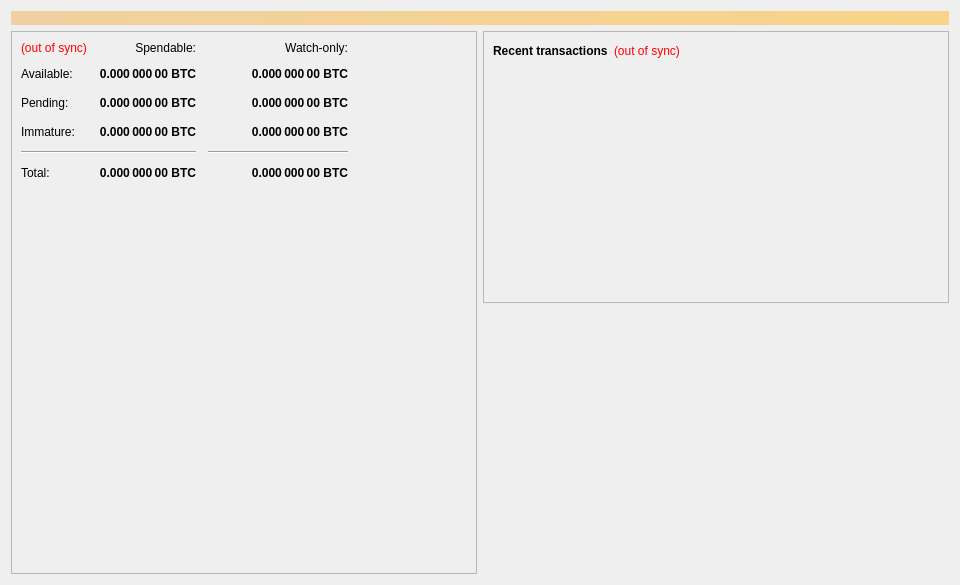
<?xml version="1.0" encoding="UTF-8"?>
<ui version="4.0">
 <class>OverviewPage</class>
 <widget class="QWidget" name="OverviewPage">
  <property name="geometry">
   <rect>
    <x>0</x>
    <y>0</y>
    <width>960</width>
    <height>585</height>
   </rect>
  </property>
  <property name="minimumSize">
   <size>
    <width>960</width>
    <height>0</height>
   </size>
  </property>
  <property name="windowTitle">
   <string>Form</string>
  </property>
  <layout class="QVBoxLayout" name="topLayout">
   <item>
    <widget class="QLabel" name="labelAlerts">
     <property name="visible">
      <bool>false</bool>
     </property>
     <property name="styleSheet">
      <string notr="true">QLabel { background-color: qlineargradient(x1: 0, y1: 0, x2: 1, y2: 0, stop:0 #F0D0A0, stop:1 #F8D488); color:#000000; }</string>
     </property>
     <property name="wordWrap">
      <bool>true</bool>
     </property>
     <property name="margin">
      <number>3</number>
     </property>
     <property name="textInteractionFlags">
      <set>Qt::TextSelectableByMouse</set>
     </property>
    </widget>
   </item>
   <item>
    <layout class="QHBoxLayout" name="horizontalLayout" stretch="1,1">
     <item>
      <layout class="QVBoxLayout" name="verticalLayout_2">
       <item>
        <widget class="QFrame" name="frame">
         <property name="frameShape">
          <enum>QFrame::StyledPanel</enum>
         </property>
         <property name="frameShadow">
          <enum>QFrame::Raised</enum>
         </property>
         <layout class="QVBoxLayout" name="verticalLayout_4">
          <item>
           <layout class="QGridLayout" name="gridLayout">
            <property name="spacing">
             <number>12</number>
            </property>
            <item row="0" column="1">
             <widget class="QLabel" name="labelSpendable">
              <property name="text">
               <string>Spendable:</string>
              </property>
              <property name="alignment">
               <set>Qt::AlignRight|Qt::AlignTrailing|Qt::AlignVCenter</set>
              </property>
             </widget>
            </item>
            <item row="2" column="2">
             <widget class="QLabel" name="labelWatchPending">
              <property name="font">
               <font>
                <weight>75</weight>
                <bold>true</bold>
               </font>
              </property>
              <property name="cursor">
               <cursorShape>IBeamCursor</cursorShape>
              </property>
              <property name="toolTip">
               <string>Unconfirmed transactions to watch-only addresses</string>
              </property>
              <property name="text">
               <string notr="true">0.000 000 00 BTC</string>
              </property>
              <property name="alignment">
               <set>Qt::AlignRight|Qt::AlignTrailing|Qt::AlignVCenter</set>
              </property>
              <property name="textInteractionFlags">
               <set>Qt::LinksAccessibleByMouse|Qt::TextSelectableByKeyboard|Qt::TextSelectableByMouse</set>
              </property>
             </widget>
            </item>
            <item row="4" column="0" colspan="2">
             <widget class="Line" name="lineSpendableBalance">
              <property name="orientation">
               <enum>Qt::Horizontal</enum>
              </property>
             </widget>
            </item>
            <item row="4" column="2">
             <widget class="Line" name="lineWatchBalance">
              <property name="sizePolicy">
               <sizepolicy hsizetype="Preferred" vsizetype="Fixed">
                <horstretch>0</horstretch>
                <verstretch>0</verstretch>
               </sizepolicy>
              </property>
              <property name="minimumSize">
               <size>
                <width>140</width>
                <height>0</height>
               </size>
              </property>
              <property name="orientation">
               <enum>Qt::Horizontal</enum>
              </property>
             </widget>
            </item>
            <item row="2" column="1">
             <widget class="QLabel" name="labelUnconfirmed">
              <property name="font">
               <font>
                <weight>75</weight>
                <bold>true</bold>
               </font>
              </property>
              <property name="cursor">
               <cursorShape>IBeamCursor</cursorShape>
              </property>
              <property name="toolTip">
               <string>Total of transactions that have yet to be confirmed, and do not yet count toward the spendable balance</string>
              </property>
              <property name="text">
               <string notr="true">0.000 000 00 BTC</string>
              </property>
              <property name="alignment">
               <set>Qt::AlignRight|Qt::AlignTrailing|Qt::AlignVCenter</set>
              </property>
              <property name="textInteractionFlags">
               <set>Qt::LinksAccessibleByMouse|Qt::TextSelectableByKeyboard|Qt::TextSelectableByMouse</set>
              </property>
             </widget>
            </item>
            <item row="3" column="2">
             <widget class="QLabel" name="labelWatchImmature">
              <property name="font">
               <font>
                <weight>75</weight>
                <bold>true</bold>
               </font>
              </property>
              <property name="cursor">
               <cursorShape>IBeamCursor</cursorShape>
              </property>
              <property name="toolTip">
               <string>Mined balance in watch-only addresses that has not yet matured</string>
              </property>
              <property name="text">
               <string notr="true">0.000 000 00 BTC</string>
              </property>
              <property name="alignment">
               <set>Qt::AlignRight|Qt::AlignTrailing|Qt::AlignVCenter</set>
              </property>
              <property name="textInteractionFlags">
               <set>Qt::LinksAccessibleByMouse|Qt::TextSelectableByKeyboard|Qt::TextSelectableByMouse</set>
              </property>
             </widget>
            </item>
            <item row="5" column="0">
             <widget class="QLabel" name="labelTotalText">
              <property name="text">
               <string>Total:</string>
              </property>
             </widget>
            </item>
            <item row="3" column="1">
             <widget class="QLabel" name="labelImmature">
              <property name="font">
               <font>
                <weight>75</weight>
                <bold>true</bold>
               </font>
              </property>
              <property name="cursor">
               <cursorShape>IBeamCursor</cursorShape>
              </property>
              <property name="toolTip">
               <string>Mined balance that has not yet matured</string>
              </property>
              <property name="text">
               <string notr="true">0.000 000 00 BTC</string>
              </property>
              <property name="alignment">
               <set>Qt::AlignRight|Qt::AlignTrailing|Qt::AlignVCenter</set>
              </property>
              <property name="textInteractionFlags">
               <set>Qt::LinksAccessibleByMouse|Qt::TextSelectableByKeyboard|Qt::TextSelectableByMouse</set>
              </property>
             </widget>
            </item>
            <item row="2" column="3">
             <spacer name="horizontalSpacer_2">
              <property name="orientation">
               <enum>Qt::Horizontal</enum>
              </property>
              <property name="sizeHint" stdset="0">
               <size>
                <width>40</width>
                <height>20</height>
               </size>
              </property>
             </spacer>
            </item>
            <item row="3" column="0">
             <widget class="QLabel" name="labelImmatureText">
              <property name="text">
               <string>Immature:</string>
              </property>
             </widget>
            </item>
            <item row="5" column="1">
             <widget class="QLabel" name="labelTotal">
              <property name="font">
               <font>
                <weight>75</weight>
                <bold>true</bold>
               </font>
              </property>
              <property name="cursor">
               <cursorShape>IBeamCursor</cursorShape>
              </property>
              <property name="toolTip">
               <string>Your current total balance</string>
              </property>
              <property name="text">
               <string notr="true">0.000 000 00 BTC</string>
              </property>
              <property name="alignment">
               <set>Qt::AlignRight|Qt::AlignTrailing|Qt::AlignVCenter</set>
              </property>
              <property name="textInteractionFlags">
               <set>Qt::LinksAccessibleByMouse|Qt::TextSelectableByKeyboard|Qt::TextSelectableByMouse</set>
              </property>
             </widget>
            </item>
            <item row="5" column="2">
             <widget class="QLabel" name="labelWatchTotal">
              <property name="font">
               <font>
                <weight>75</weight>
                <bold>true</bold>
               </font>
              </property>
              <property name="cursor">
               <cursorShape>IBeamCursor</cursorShape>
              </property>
              <property name="toolTip">
               <string>Current total balance in watch-only addresses</string>
              </property>
              <property name="text">
               <string notr="true">0.000 000 00 BTC</string>
              </property>
              <property name="alignment">
               <set>Qt::AlignRight|Qt::AlignTrailing|Qt::AlignVCenter</set>
              </property>
              <property name="textInteractionFlags">
               <set>Qt::LinksAccessibleByMouse|Qt::TextSelectableByKeyboard|Qt::TextSelectableByMouse</set>
              </property>
             </widget>
            </item>
            <item row="0" column="2">
             <widget class="QLabel" name="labelWatchonly">
              <property name="text">
               <string>Watch-only:</string>
              </property>
              <property name="alignment">
               <set>Qt::AlignRight|Qt::AlignTrailing|Qt::AlignVCenter</set>
              </property>
             </widget>
            </item>
            <item row="1" column="0">
             <widget class="QLabel" name="labelBalanceText">
              <property name="text">
               <string>Available:</string>
              </property>
             </widget>
            </item>
            <item row="1" column="1">
             <widget class="QLabel" name="labelBalance">
              <property name="font">
               <font>
                <weight>75</weight>
                <bold>true</bold>
               </font>
              </property>
              <property name="cursor">
               <cursorShape>IBeamCursor</cursorShape>
              </property>
              <property name="toolTip">
               <string>Your current spendable balance</string>
              </property>
              <property name="text">
               <string notr="true">0.000 000 00 BTC</string>
              </property>
              <property name="alignment">
               <set>Qt::AlignRight|Qt::AlignTrailing|Qt::AlignVCenter</set>
              </property>
              <property name="textInteractionFlags">
               <set>Qt::LinksAccessibleByMouse|Qt::TextSelectableByKeyboard|Qt::TextSelectableByMouse</set>
              </property>
             </widget>
            </item>
            <item row="1" column="2">
             <widget class="QLabel" name="labelWatchAvailable">
              <property name="font">
               <font>
                <weight>75</weight>
                <bold>true</bold>
               </font>
              </property>
              <property name="cursor">
               <cursorShape>IBeamCursor</cursorShape>
              </property>
              <property name="toolTip">
               <string>Your current balance in watch-only addresses</string>
              </property>
              <property name="text">
               <string notr="true">0.000 000 00 BTC</string>
              </property>
              <property name="alignment">
               <set>Qt::AlignRight|Qt::AlignTrailing|Qt::AlignVCenter</set>
              </property>
              <property name="textInteractionFlags">
               <set>Qt::LinksAccessibleByMouse|Qt::TextSelectableByKeyboard|Qt::TextSelectableByMouse</set>
              </property>
             </widget>
            </item>
            <item row="2" column="0">
             <widget class="QLabel" name="labelPendingText">
              <property name="text">
               <string>Pending:</string>
              </property>
             </widget>
            </item>
            <item row="0" column="0">
             <widget class="QLabel" name="labelWalletStatus">
              <property name="toolTip">
               <string>The displayed information may be out of date. Your wallet automatically synchronizes with the Bitrity network after a connection is established, but this process has not completed yet.</string>
              </property>
              <property name="styleSheet">
               <string notr="true">QLabel { color: red; }</string>
              </property>
              <property name="text">
               <string notr="true">(out of sync)</string>
              </property>
              <property name="alignment">
               <set>Qt::AlignLeading|Qt::AlignLeft|Qt::AlignVCenter</set>
              </property>
             </widget>
            </item>
            <item row="6" column="0">
             <spacer name="verticalSpacer">
              <property name="orientation">
               <enum>Qt::Vertical</enum>
              </property>
              <property name="sizeHint" stdset="0">
               <size>
                <width>20</width>
                <height>40</height>
               </size>
              </property>
             </spacer>
            </item>
           </layout>
          </item>
         </layout>
        </widget>
       </item>
      </layout>
     </item>
     <item>
      <layout class="QVBoxLayout" name="verticalLayout_3">
       <item>
        <widget class="QFrame" name="frame_2">
         <property name="frameShape">
          <enum>QFrame::StyledPanel</enum>
         </property>
         <property name="frameShadow">
          <enum>QFrame::Raised</enum>
         </property>
         <layout class="QVBoxLayout" name="verticalLayout">
          <item>
           <layout class="QHBoxLayout" name="horizontalLayout_2">
            <item>
             <widget class="QLabel" name="label_4">
              <property name="font">
               <font>
                <weight>75</weight>
                <bold>true</bold>
               </font>
              </property>
              <property name="text">
               <string>Recent transactions</string>
              </property>
             </widget>
            </item>
            <item>
             <widget class="QLabel" name="labelTransactionsStatus">
              <property name="toolTip">
               <string>The displayed information may be out of date. Your wallet automatically synchronizes with the Bitrity network after a connection is established, but this process has not completed yet.</string>
              </property>
              <property name="styleSheet">
               <string notr="true">QLabel { color: red; }</string>
              </property>
              <property name="text">
               <string notr="true">(out of sync)</string>
              </property>
              <property name="alignment">
               <set>Qt::AlignLeading|Qt::AlignLeft|Qt::AlignVCenter</set>
              </property>
             </widget>
            </item>
            <item>
             <spacer name="horizontalSpacer">
              <property name="orientation">
               <enum>Qt::Horizontal</enum>
              </property>
              <property name="sizeHint" stdset="0">
               <size>
                <width>40</width>
                <height>20</height>
               </size>
              </property>
             </spacer>
            </item>
           </layout>
          </item>
          <item>
           <widget class="QListView" name="listTransactions">
            <property name="styleSheet">
             <string notr="true">QListView { background: transparent; }</string>
            </property>
            <property name="frameShape">
             <enum>QFrame::NoFrame</enum>
            </property>
            <property name="verticalScrollBarPolicy">
             <enum>Qt::ScrollBarAlwaysOff</enum>
            </property>
            <property name="horizontalScrollBarPolicy">
             <enum>Qt::ScrollBarAlwaysOff</enum>
            </property>
            <property name="selectionMode">
             <enum>QAbstractItemView::NoSelection</enum>
            </property>
           </widget>
          </item>
         </layout>
        </widget>
       </item>
       <item>
        <spacer name="verticalSpacer_2">
         <property name="orientation">
          <enum>Qt::Vertical</enum>
         </property>
         <property name="sizeHint" stdset="0">
          <size>
           <width>20</width>
           <height>40</height>
          </size>
         </property>
        </spacer>
       </item>
      </layout>
     </item>
    </layout>
   </item>
  </layout>
 </widget>
 <resources/>
 <connections/>
</ui>
